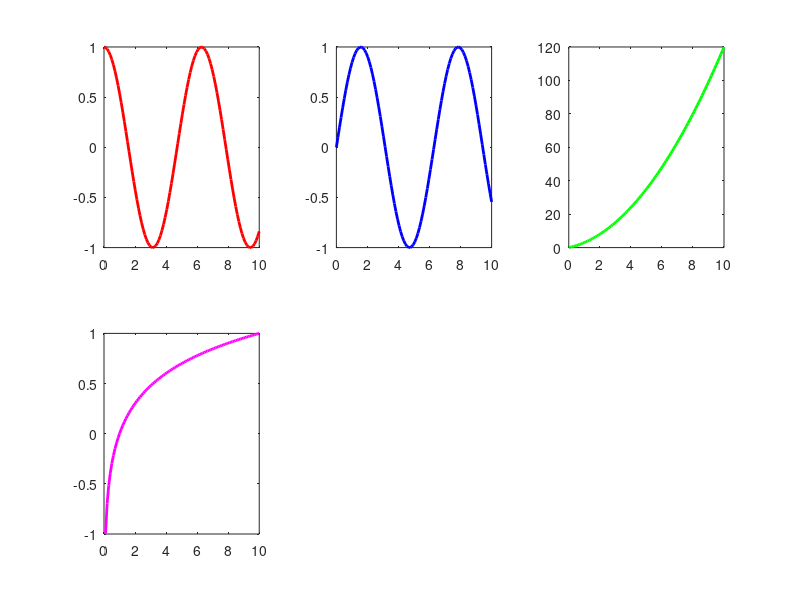

Source code (MATLAB):
e= linspace(0,10);
f1 = cos(e);
f2 = sin(e);
f3 = e.^2+2*e;
f4= log10(e);

subplot(2,3,1)
plot(e, f1, 'r', 'linewidth',2)
subplot(2,3,2)
plot(e, f2, 'b', 'linewidth',2)
subplot(2,3,3)
plot(e, f3, 'g', 'linewidth',2)
subplot(2,3,4)
plot(e, f4, 'm', 'linewidth',2)
